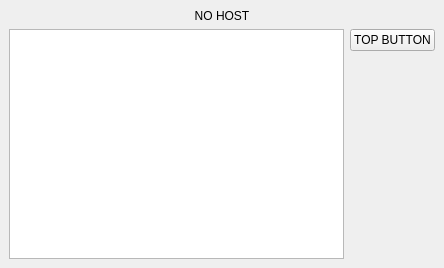
<?xml version="1.0" encoding="UTF-8"?>
<ui version="4.0">
 <class>SslBox</class>
 <widget class="QMainWindow" name="SslBox">
  <property name="geometry">
   <rect>
    <x>0</x>
    <y>0</y>
    <width>444</width>
    <height>268</height>
   </rect>
  </property>
  <property name="windowTitle">
   <string>MainWindow</string>
  </property>
  <widget class="QWidget" name="centralwidget">
   <layout class="QHBoxLayout" name="horizontalLayout_2">
    <item>
     <layout class="QVBoxLayout" name="verticalLayout_2">
      <item>
       <widget class="QLabel" name="hostLabel">
        <property name="text">
         <string>NO HOST</string>
        </property>
        <property name="alignment">
         <set>Qt::AlignCenter</set>
        </property>
       </widget>
      </item>
      <item>
       <layout class="QHBoxLayout" name="horizontalLayout">
        <item>
         <widget class="QPlainTextEdit" name="logTextEdit"/>
        </item>
        <item>
         <layout class="QVBoxLayout" name="verticalLayout">
          <item>
           <widget class="QPushButton" name="topButton">
            <property name="text">
             <string>TOP BUTTON</string>
            </property>
           </widget>
          </item>
          <item>
           <spacer name="verticalSpacer">
            <property name="orientation">
             <enum>Qt::Vertical</enum>
            </property>
            <property name="sizeHint" stdset="0">
             <size>
              <width>20</width>
              <height>40</height>
             </size>
            </property>
           </spacer>
          </item>
         </layout>
        </item>
       </layout>
      </item>
     </layout>
    </item>
   </layout>
  </widget>
  <widget class="QMenuBar" name="menubar">
   <property name="geometry">
    <rect>
     <x>0</x>
     <y>0</y>
     <width>444</width>
     <height>27</height>
    </rect>
   </property>
  </widget>
 </widget>
 <resources/>
 <connections/>
</ui>
